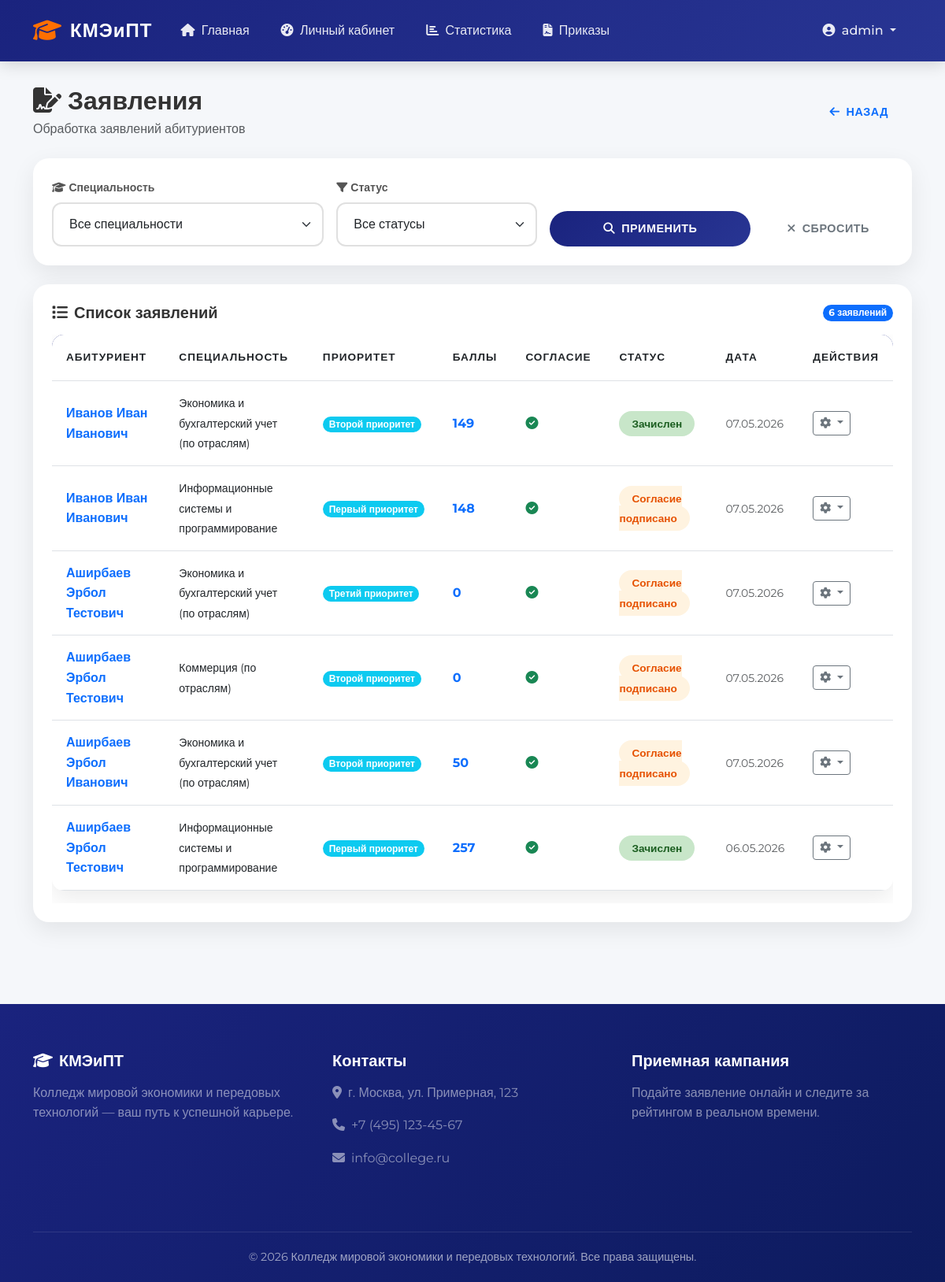
/staff/applications/ (signed in), run on the app's committed database.
### applicants/models.py (models this page shows, shortened)
class Application(models.Model):
    PRIORITY_CHOICES = [
        (1, 'Первый приоритет'),
        (2, 'Второй приоритет'),
        (3, 'Третий приоритет'),
    ]
    APP_STATUS = [
        ('draft', 'Черновик'),
        ('submitted', 'Подано'),
        ('agreement_signed', 'Согласие подписано'),
        ('recommended', 'Рекомендован'),
        ('accepted', 'Зачислен'),
    ]
    applicant = models.ForeignKey(
        Applicant,
        on_delete=models.CASCADE,
        related_name='applications',
        verbose_name="Абитуриент"
    )
    campaign = models.ForeignKey(
        AdmissionCampaign,
        on_delete=models.CASCADE,
        verbose_name="Приемная кампания"
    )
    specialization = models.ForeignKey(
        Specialization,
        on_delete=models.CASCADE,
        verbose_name="Специальность"
    )
    priority = models.PositiveSmallIntegerField(
        choices=PRIORITY_CHOICES,
        verbose_name="Приоритет"
    )
    status = models.CharField(
        max_length=20,
        choices=APP_STATUS,
        default='draft',
        verbose_name="Статус заявления"
    )
    is_agreement_signed = models.BooleanField(
        default=False,
        verbose_name="Согласие на зачисление"
    )
    agreement_date = models.DateTimeField(null=True, blank=True)
    submission_date = models.DateTimeField(auto_now_add=True)
    class Meta:
        verbose_name = "Заявление"
        verbose_name_plural = "Заявления"
        unique_together = [
            ['applicant', 'campaign', 'priority'],
            ['applicant', 'campaign', 'specialization'],
        ]
        ordering = ['-submission_date']

class Applicant(models.Model):
    SEX_CHOICES = [('M', 'Мужской'), ('F', 'Женский')]
    STATUS_CHOICES = [
        ('draft', 'Черновик'),
        ('submitted', 'Подано'),
        ('under_review', 'На рассмотрении'),
        ('accepted', 'Зачислен'),
        ('rejected', 'Отказ'),
    ]
    user = models.OneToOneField(
        User,
        on_delete=models.CASCADE,
        related_name='applicant_profile',
        verbose_name="Пользователь"
    )
    patronymic = models.CharField(max_length=150, blank=True, verbose_name="Отчество")
    birth_date = models.DateField(verbose_name="Дата рождения")
    sex = models.CharField(max_length=1, choices=SEX_CHOICES, verbose_name="Пол")
    phone = models.CharField(max_length=20, verbose_name="Телефон")
    snils = models.CharField(max_length=14, blank=True, verbose_name="СНИЛС")
    passport_series = models.CharField(max_length=4, blank=True, verbose_name="Серия паспорта")
    passport_number = models.CharField(max_length=6, blank=True, verbose_name="Номер паспорта")
    address = models.TextField(blank=True, verbose_name="Адрес")
    status = models.CharField(
        max_length=20,
        choices=STATUS_CHOICES,
        default='draft',
        verbose_name="Статус"
    )
    created_at = models.DateTimeField(auto_now_add=True)
    updated_at = models.DateTimeField(auto_now=True)
    class Meta:
        verbose_name = "Абитуриент"
        verbose_name_plural = "Абитуриенты"
        ordering = ['user__last_name', 'user__first_name']
    @property
    def full_name(self):
        return f"{self.user.last_name} {self.user.first_name} {self.patronymic}"

class Specialization(models.Model):
    code = models.CharField(max_length=20, unique=True, verbose_name="Код специальности")
    name = models.CharField(max_length=255, verbose_name="Название")
    faculty = models.CharField(max_length=100, verbose_name="Факультет")
    budget_places = models.PositiveSmallIntegerField(verbose_name="Бюджетные места")
    paid_places = models.PositiveSmallIntegerField(default=0, verbose_name="Платные места")
    min_score = models.PositiveSmallIntegerField(default=100, verbose_name="Мин. проходной балл")
    description = models.TextField(blank=True, verbose_name="Описание")
    is_active = models.BooleanField(default=True, verbose_name="Активна")
    class Meta:
        verbose_name = "Специальность"
        verbose_name_plural = "Специальности"
        ordering = ['code']

### staff/views.py (the view)
# urls.py: path('applications/', views.applications_list, name='staff_applications'),
@login_required
@user_passes_test(is_staff_user)
def applications_list(request):
    active_campaign = AdmissionCampaign.objects.filter(is_active=True).first()
    spec_filter = request.GET.get('specialization', '')
    status_filter = request.GET.get('status', '')
    applications = Application.objects.filter(campaign=active_campaign).annotate(
        total_score=Sum('exam_results__score')
    ).select_related('applicant', 'specialization')
    if spec_filter:
        applications = applications.filter(specialization_id=spec_filter)
    if status_filter:
        applications = applications.filter(status=status_filter)
    specializations = Specialization.objects.filter(is_active=True)
    context = {
        'applications': applications.order_by('-submission_date'),
        'specializations': specializations,
        'current_spec': spec_filter,
        'current_status': status_filter,
    }
    return render(request, 'staff/applications_list.html', context)

### templates/staff/applications_list.html (shortened to what this page needs)
{% extends 'base.html' %}
{% block content %}
<div class="container py-4">
    <div class="d-flex justify-content-between align-items-center mb-4">
        <div>
            <h2 class="fw-bold mb-1">
                <i class="fas fa-file-signature me-2"></i>Заявления
            </h2>
            <p class="text-muted mb-0">Обработка заявлений абитуриентов</p>
        </div>
        <a href="{% url 'staff_dashboard' %}" class="btn btn-outline-primary btn-modern">
            <i class="fas fa-arrow-left me-2"></i>Назад
        </a>
    </div>
    <div class="card-custom mb-4">
        <div class="card-body p-4">
            <form method="get" class="row g-3">
                <div class="col-md-4">
                    <label class="form-label fw-bold small">
                        <i class="fas fa-graduation-cap me-1"></i>Специальность
                    </label>
                    <select name="specialization" class="form-select form-control-modern">
                        <option value="">Все специальности</option>
                    </select>
                </div>
                <div class="col-md-3">
                    <label class="form-label fw-bold small">
                        <i class="fas fa-filter me-1"></i>Статус
                    </label>
                    <select name="status" class="form-select form-control-modern">
                        <option value="">Все статусы</option>
                    </select>
                </div>
                <div class="col-md-3 d-flex align-items-end">
                    <button type="submit" class="btn btn-gradient btn-modern w-100">
                        <i class="fas fa-search me-2"></i>Применить
                    </button>
                </div>
                <div class="col-md-2 d-flex align-items-end">
                    <a href="{% url 'staff_applications' %}" class="btn btn-outline-secondary btn-modern w-100">
                        <i class="fas fa-times me-2"></i>Сбросить
                    </a>
                </div>
            </form>
        </div>
    </div>
    <div class="card-custom">
        <div class="card-body p-4">
            <div class="d-flex justify-content-between align-items-center mb-3">
                <h5 class="fw-bold mb-0">
                    <i class="fas fa-list me-2"></i>Список заявлений
                </h5>
                <span class="badge bg-primary rounded-pill">{{ applications|length }} заявлений</span>
            </div>
            <div class="table-responsive">
                <table class="table table-modern">
                    <thead>
                        <tr>
                            <th>Абитуриент</th>
                            <th>Специальность</th>
                            <th>Приоритет</th>
                            <th>Баллы</th>
                            <th>Согласие</th>
                            <th>Статус</th>
                            <th>Дата</th>
                            <th>Действия</th>
                        </tr>
                    </thead>
                    <tbody>
                        {% for app in applications %}
                        <tr>
                            <td>
                                <a href="{% url 'staff_applicant_detail' app.applicant.pk %}" class="fw-bold text-decoration-none">
                                    {{ app.applicant.full_name }}
                                </a>
                            </td>
                            <td><small>{{ app.specialization.name }}</small></td>
                            <td>
                                <span class="badge bg-info rounded-pill">
                                    {{ app.get_priority_display }}
                                </span>
                            </td>
                            <td>
                                <span class="fw-bold text-primary">{{ app.total_score|default:"0" }}</span>
                            </td>
                            <td>
                                {% if app.is_agreement_signed %}
                                <i class="fas fa-check-circle text-success"></i>
                                {% else %}
                                <i class="fas fa-times-circle text-danger"></i>
                                {% endif %}
                            </td>
                            <td>
                                {% if app.status == 'submitted' %}
                                <span class="badge-status badge-submitted">{{ app.get_status_display }}</span>
                                {% elif app.status == 'agreement_signed' %}
                                <span class="badge-status badge-agreement">{{ app.get_status_display }}</span>
                                {% elif app.status == 'accepted' %}
                                <span class="badge-status badge-accepted">{{ app.get_status_display }}</span>
                                {% else %}
                                <span class="badge bg-secondary rounded-pill">{{ app.get_status_display }}</span>
                                {% endif %}
                            </td>
                            <td><small class="text-muted">{{ app.submission_date|date:"d.m.Y" }}</small></td>
                            <td>
                                <div class="dropdown">
                                    <button class="btn btn-sm btn-outline-secondary dropdown-toggle"
                                            type="button" data-bs-toggle="dropdown">
                                        <i class="fas fa-cog"></i>
                                    </button>
                                </div>
                            </td>
                        </tr>
                        {% endfor %}
                    </tbody>
                </table>
            </div>
        </div>
    </div>
</div>
{% endblock %}

### templates/base.html (shortened to what this page needs)
<!DOCTYPE html>
<html lang="ru">
<head>
    <link href="https://cdn.jsdelivr.net/npm/bootstrap@5.3.0/dist/css/bootstrap.min.css" rel="stylesheet">
    <link rel="stylesheet" href="https://cdnjs.cloudflare.com/ajax/libs/font-awesome/6.4.0/css/all.min.css">
    <link rel="stylesheet" href="https://cdnjs.cloudflare.com/ajax/libs/animate.css/4.1.1/animate.min.css">
</head>
<body>
    <nav class="navbar navbar-expand-lg fixed-top" id="navbar">
        <div class="container">
            <a class="navbar-brand" href="{% url 'home' %}">
                <i class="fas fa-graduation-cap"></i> КМЭиПТ
            </a>
            <div class="collapse navbar-collapse" id="navbarNav">
                <ul class="navbar-nav me-auto">
                    <li class="nav-item">
                        <a class="nav-link" href="{% url 'home' %}">
                            <i class="fas fa-home me-1"></i> Главная
                        </a>
                    </li>
                    {% if user.is_authenticated %}
                    <li class="nav-item">
                        <a class="nav-link" href="{% url 'dashboard' %}">
                            <i class="fas fa-tachometer-alt me-1"></i> Личный кабинет
                        </a>
                    </li>
                    {% endif %}
                    {% if user.is_staff %}
                    <li class="nav-item">
                        <a class="nav-link" href="{% url 'statistics' %}">
                            <i class="fas fa-chart-bar me-1"></i> Статистика
                        </a>
                    </li>
                    <li class="nav-item">
                        <a class="nav-link" href="{% url 'enrollment_orders' %}">
                            <i class="fas fa-file-contract me-1"></i> Приказы
                        </a>
                    </li>
                    {% endif %}
                </ul>
                <ul class="navbar-nav">
                    {% if user.is_authenticated %}
                    <li class="nav-item dropdown">
                        <a class="nav-link dropdown-toggle" href="#" data-bs-toggle="dropdown">
                            <i class="fas fa-user-circle me-1"></i>
                            {{ user.get_full_name|default:user.username }}
                        </a>
                    </li>
                    {% endif %}
                </ul>
            </div>
        </div>
    </nav>
    <main>
        {% block content %}{% endblock %}
    </main>
    <footer class="footer">
        <div class="container">
            <div class="row">
                <div class="col-md-4 mb-4">
                    <h5 class="fw-bold mb-3">
                        <i class="fas fa-graduation-cap me-2"></i>КМЭиПТ
                    </h5>
                    <p class="text-white-50">Колледж мировой экономики и передовых технологий — ваш путь к успешной карьере.</p>
                </div>
                <div class="col-md-4 mb-4">
                    <h5 class="fw-bold mb-3">Контакты</h5>
                    <p class="text-white-50"><i class="fas fa-map-marker-alt me-2"></i>г. Москва, ул. Примерная, 123</p>
                    <p class="text-white-50"><i class="fas fa-phone me-2"></i>+7 (495) 123-45-67</p>
                    <p class="text-white-50"><i class="fas fa-envelope me-2"></i>info@college.ru</p>
                </div>
                <div class="col-md-4 mb-4">
                    <h5 class="fw-bold mb-3">Приемная кампания</h5>
                    <p class="text-white-50">Подайте заявление онлайн и следите за рейтингом в реальном времени.</p>
                </div>
            </div>
            <div class="footer-bottom">
                <p class="mb-0">&copy; 2026 Колледж мировой экономики и передовых технологий. Все права защищены.</p>
            </div>
        </div>
    </footer>
</body>
</html>

### data on the page
Application: applicant.full_name "Иванов Иван Иванович", specialization.name "Экономика и бухгалтерский учет (по отраслям)", priority "Второй приоритет", total_score "149", is_agreement_signed True (drawn), status "Зачислен", submission_date "07.05.2026"
Application: applicant.full_name "Иванов Иван Иванович", specialization.name "Информационные системы и программирование", priority "Первый приоритет", total_score "148", is_agreement_signed True (drawn), status "Согласие подписано", submission_date "07.05.2026"
Application: applicant.full_name "Аширбаев Эрбол Тестович", specialization.name "Экономика и бухгалтерский учет (по отраслям)", priority "Третий приоритет", total_score "0", is_agreement_signed True (drawn), status "Согласие подписано", submission_date "07.05.2026"
Application: applicant.full_name "Аширбаев Эрбол Тестович", specialization.name "Коммерция (по отраслям)", priority "Второй приоритет", total_score "0", is_agreement_signed True (drawn), status "Согласие подписано", submission_date "07.05.2026"
Application: applicant.full_name "Аширбаев Эрбол Иванович", specialization.name "Экономика и бухгалтерский учет (по отраслям)", priority "Второй приоритет", total_score "50", is_agreement_signed True (drawn), status "Согласие подписано", submission_date "07.05.2026"
Application: applicant.full_name "Аширбаев Эрбол Тестович", specialization.name "Информационные системы и программирование", priority "Первый приоритет", total_score "257", is_agreement_signed True (drawn), status "Зачислен", submission_date "06.05.2026"

### other printed values
{{ user.get_full_name|default:user.username }} "admin"
{{ applications|length }} "6"
